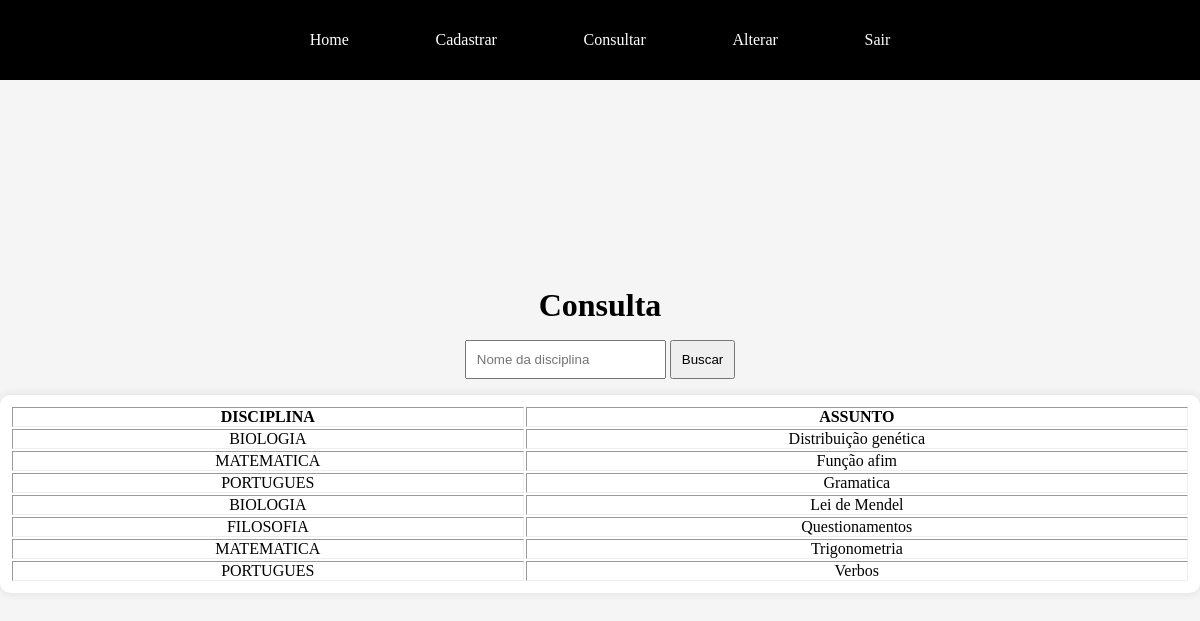
The page /site/acess/prof/consulta/assunto/consultar.php on the database as committed earlier.
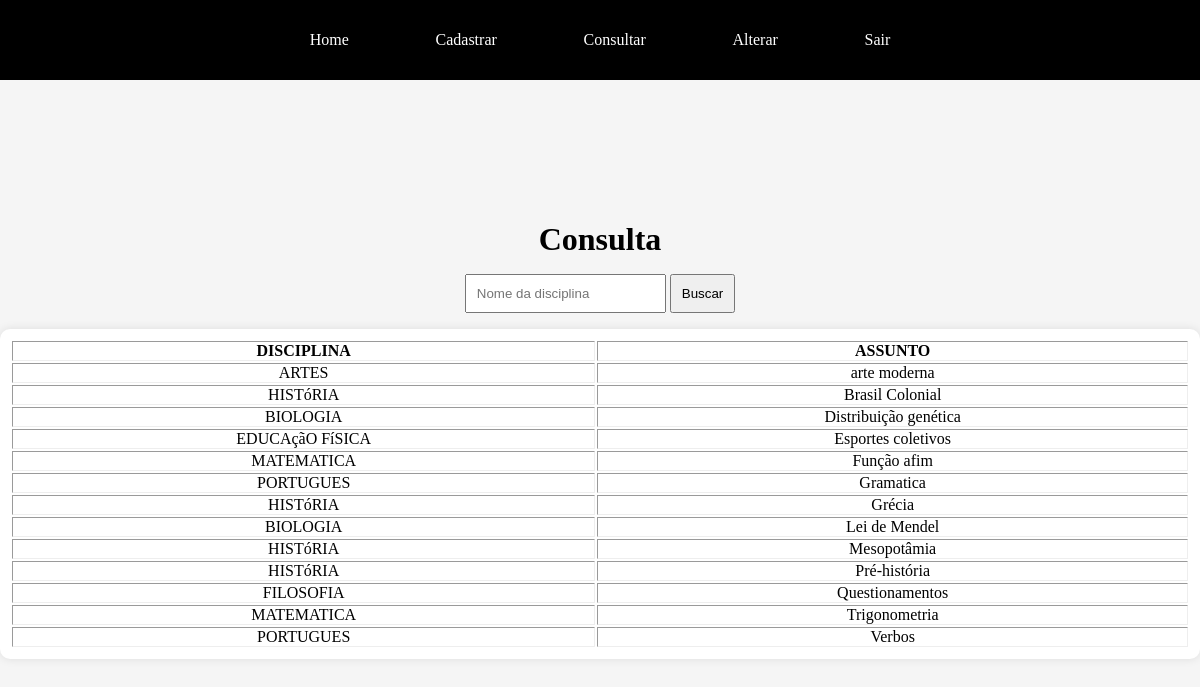
The same page on the database as committed later.
### tables this page shows
CREATE TABLE `assunto` (
  `disciplina` varchar(60) NOT NULL,
  `nome` varchar(60) NOT NULL
);

### site/acess/prof/consulta/assunto/consultar.php (the view, shortened to what this page needs)
<!DOCTYPE html>
<html lang="pt-BR">
<head>
  <link rel="stylesheet" href="../../../../css/acess/consulta.css">
  <?php
    require "../../../../conexao.php";
    $sql = "SELECT * FROM assunto";
    $result = mysqli_query($conn, $sql);
  ?>
</head>
<body>
  <header>
    <nav class="menu">
      <a href="../../home.php" class="menu-item"><span>Home</span></a>
      <a href="../../cadastrar.php" class="menu-item"><span>Cadastrar</span></a>
      <a href="../../consultar.php" class="menu-item"><span>Consultar</span></a>
      <a href="../../alterar.php" class="menu-item"><span>Alterar</span></a>
      <a href="../../../../index.php" class="menu-item"><span>Sair</span></a>
    </nav>
  </header>
  <main>
    <h1>Consulta</h1>
    <form action="busca.php" method="post" class="busca">
      <input type="text" name="nome" placeholder="Nome da disciplina" required>
      <button type="submit">Buscar</button>
    </form>
    <table border="1px" class='lista'>
      <thead>
        <th>DISCIPLINA</th>
        <th>ASSUNTO</th>
      </thead>
      <tbody>
        <?php
          while ($row = mysqli_fetch_assoc($result)) {
            echo "<tr>
              <td>{$row['disciplina']}</td>
              <td>{$row['nome']}</td>
            </tr>";
          }
        ?>
      </tbody>
    </table>
  </main>
</body>
</html>

Rows that differ between the two databases and show on the page:
added assunto: disciplina "ARTES", nome "arte moderna"
added assunto: disciplina "HISTóRIA", nome "Brasil Colonial"
added assunto: disciplina "EDUCAçãO FíSICA", nome "Esportes coletivos"
added assunto: disciplina "HISTóRIA", nome "Grécia"
added assunto: disciplina "HISTóRIA", nome "Mesopotâmia"
added assunto: disciplina "HISTóRIA", nome "Pré-história"
